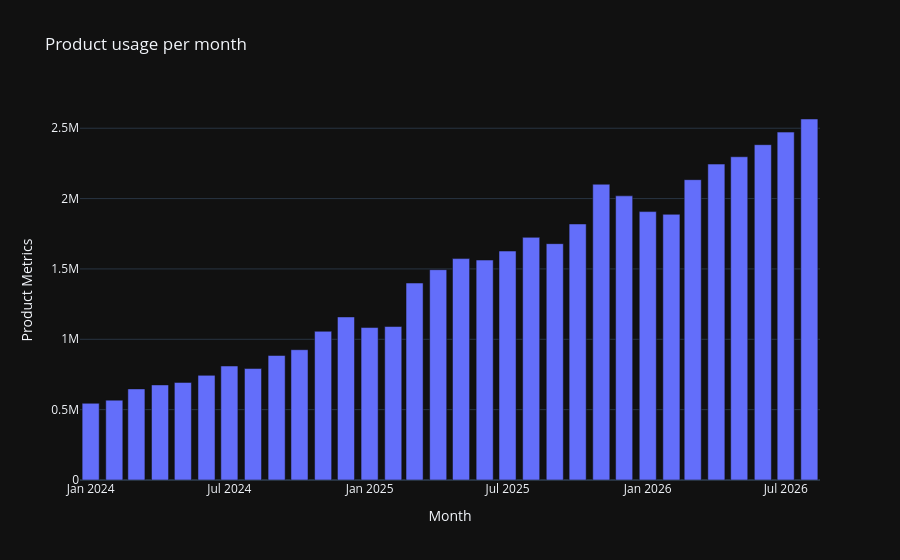

The notebook cell saved with this chart:
### Code cell
fig = px.bar(
    df_historical_usage_aggrs,
    x="pmonth",
    y="quantity_sum",
    barmode="stack",
    title="Product usage per month",
    labels={"pmonth": "Month", "quantity_sum": "Product Metrics"}
)
# fig.write_image("block1_customers_by_segment.png")
fig.show()

### Figure 1 — Plotly figure (JSON) as saved in the notebook; plotly's stock layout.template omitted (floating-point values rounded to 4 significant figures)
{"data": [{"hovertemplate": "Month=%{x}<br>Product Metrics=%{y}<extra></extra>", "legendgroup": "", "marker": {"color": "#636efa", "pattern": {"shape": ""}}, "name": "", "orientation": "v", "showlegend": false, "textposition": "auto", "x": ["2024-01-01T00:00:00", "2024-02-01T00:00:00", "2024-03-01T00:00:00", "2024-04-01T00:00:00", "2024-05-01T00:00:00", "2024-06-01T00:00:00", "2024-07-01T00:00:00", "2024-08-01T00:00:00", "2024-09-01T00:00:00", "2024-10-01T00:00:00", "2024-11-01T00:00:00", "2024-12-01T00:00:00", "2025-01-01T00:00:00", "2025-02-01T00:00:00", "2025-03-01T00:00:00", "2025-04-01T00:00:00", "2025-05-01T00:00:00", "2025-06-01T00:00:00", "2025-07-01T00:00:00", "2025-08-01T00:00:00", "2025-09-01T00:00:00", "2025-10-01T00:00:00", "2025-11-01T00:00:00", "2025-12-01T00:00:00", "2026-01-01T00:00:00", "2026-02-01T00:00:00", "2026-03-01T00:00:00", "2026-04-01T00:00:00", "2026-05-01T00:00:00", "2026-06-01T00:00:00", "2026-07-01T00:00:00", "2026-08-01T00:00:00"], "xaxis": "x", "y": [545100.0, 567500.0, 647400.0, 675700.0, 693400.0, 743600.0, 810100.0, 792100.0, 884800.0, 925900.0, 1057000.0, 1159000.0, 1084000.0, 1091000.0, 1400000.0, 1495000.0, 1573000.0, 1563000.0, 1627000.0, 1724000.0, 1680000.0, 1820000.0, 2102000.0, 2019000.0, 1907000.0, 1888000.0, 2134000.0, 2245000.0, 2297000.0, 2383000.0, 2472000.0, 2566000.0], "yaxis": "y", "type": "bar"}], "layout": {"xaxis": {"anchor": "y", "domain": [0.0, 1.0], "title": {"text": "Month"}}, "yaxis": {"anchor": "x", "domain": [0.0, 1.0], "title": {"text": "Product Metrics"}}, "legend": {"tracegroupgap": 0}, "title": {"text": "Product usage per month"}, "barmode": "stack"}}
